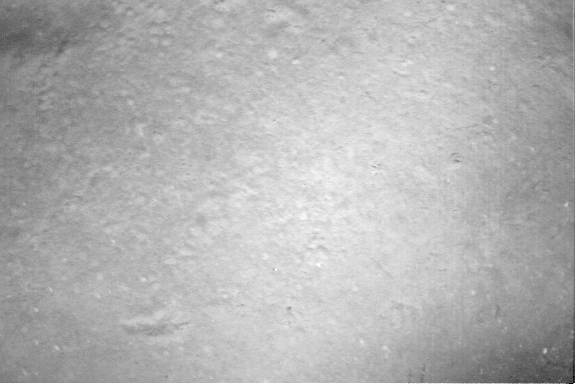
#> input picture HW3/29images/ESC.970622_023824.0546.tif, 576 x 384 px; its folder holds only this picture in this run
$ jupyter execute --allow-errors hw3_part3_euliano.ipynb   (shell and % lines are left out)
#> lines starting #> are read from the running program, lines starting #| are printed output that depends on the picture
## Part 3
Now go to the set of 29 images and repeat everything you did in Part 2 above for this larger dataset.

[cell 1]
import matplotlib
import matplotlib.pyplot as plt
import cv2
import numpy as np
import math
import glob
import os
import itertools
import gtsam
import gtsam.utils.plot

[cell 2]
# Part 1 Functions
def normalize_images(imgs):
    imgs_norm = []
    for img in imgs:
        img_norm = cv2.normalize(img, None, 0, 255, cv2.NORM_MINMAX)
        imgs_norm.append(img_norm)
    return imgs_norm

def grayscale_images(imgs):
    imgs_gray = []
    for img in imgs:
        gr = cv2.cvtColor(img, cv2.COLOR_BGR2GRAY)
        # Apply CLAHE to grayscale images
        clahe = cv2.createCLAHE(clipLimit=2.0, tileGridSize=(8,8))
        imgs_gray.append(clahe.apply(gr))
    return imgs_gray

def find_features(sift_object, imgs_gray):
    kp = []
    des = []
    imgs_sift = []
    for img in imgs_gray:
        k, d = sift_object.detectAndCompute(img,None)
        img_sift = cv2.drawKeypoints(img, k, img, color=[255,255,0], flags=cv2.DRAW_MATCHES_FLAGS_DRAW_RICH_KEYPOINTS)
        imgs_sift.append(img_sift)
        kp.append(np.array(k))
        des.append(np.array(d))
    return kp, des, imgs_sift

# [21 lines left out: function get_matches, not called in this run]

def get_all_matches(kp, des):
    matches = []
    if len(kp) == 6:
        last_img_match = 0
    elif len(kp) == 28:
        last_img_match = 13
    else:
        print("Length of keypoints not expected")

    for i in range(len(kp)):
        ii = i+1 if i < len(kp)-1 else last_img_match
        matches.append(get_matches(kp[i], des[i], kp[ii], des[ii]))
        print("Image: ", i, ", ", ii, " Matches: ", len(matches[i][0]))

    return matches

# [126 lines left out: functions get_match_pts, get_homography, adjust_image_frame, alpha_blending, stitch_images, stitch_all_images, not called in this run]

[cell 3]
# Part 2 Functions
# [13 lines left out: function noise_model, not called in this run]

affine_mask = []
# [100 lines left out: functions get_factor_pose, get_homography_pose, get_initial_estimate, plot_graph, get_optimized_homography, get_optimized_mosaic_dimensions and 1 more, not called in this run]

[cell 4]
# Save images in a list
imgs = []
dir_name = '29images/'
list_of_files = sorted( filter( os.path.isfile, glob.glob(dir_name + '*')))
for file_path in list_of_files: imgs.append(cv2.imread(file_path))

imgs_norm = normalize_images(imgs)
#> the loop in normalize_images, `for img in imgs:` made 1 pass
#> after the loop in normalize_images, `for img in imgs:`: imgs_norm = 1 item
#> imgs_norm = 1 item
imgs_gray = grayscale_images(imgs_norm)
#> the loop in grayscale_images, `for img in imgs:` made 1 pass
#> imgs_gray = 1 item
img_h, img_w = imgs_gray[0].shape
#> img_h = 384; img_w = 576

# Create SIFT Object and save keypoints, descriptors, and sift-labeled images
sift = cv2.SIFT_create(nfeatures=5000, nOctaveLayers=16, contrastThreshold=0.025, edgeThreshold=10, sigma=1.4)
kp, des, imgs_sift = find_features(sift, imgs_gray)
#> the loop in find_features, `for img in imgs_gray:` made 1 pass
#> pass 1, in find_features, `img_sift = cv2.drawKeypoints(img, k, img, color=[255,255,0], flags=cv2..`:
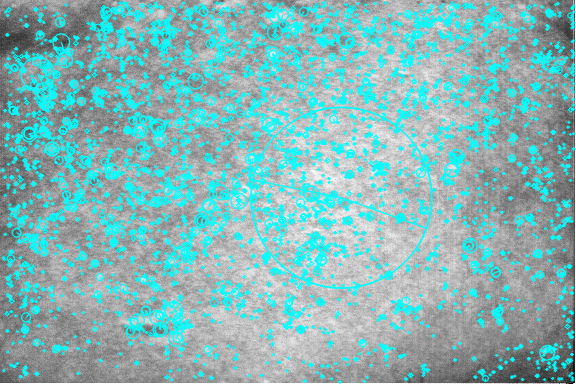
#> img_sift: shape (384, 576, 3); mean of channels 0, 1, 2 182.1, 182.1, 132.5; drawn as B, G, R
#> after the loop in find_features, `for img in imgs_gray:`: des = 1 item
#> kp = 1 item; des = 1 item; imgs_sift = 1 item
#> the loop in get_all_matches, `for i in range(len(kp)):` made 1 pass
#> after the loop in get_all_matches, `for i in range(len(kp)):`: matches = []

#> (the rest of this cell did not finish here and is left out)


$ run again, on HW3/29images/ESC.970622_023916.0550.tif
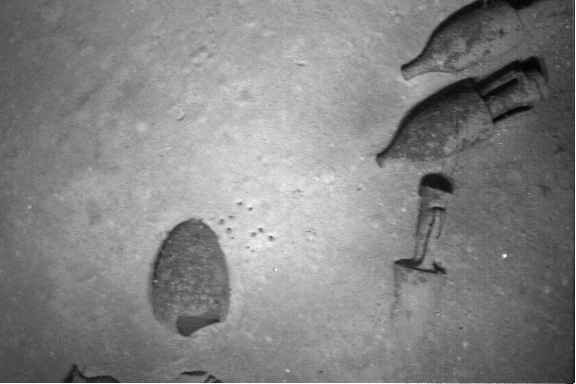
#> input picture HW3/29images/ESC.970622_023916.0550.tif, 576 x 384 px
#> the loop in normalize_images, `for img in imgs:` made 1 pass
#> after the loop in normalize_images, `for img in imgs:`: imgs_norm = 1 item
#> the loop in grayscale_images, `for img in imgs:` made 1 pass
#> the loop in find_features, `for img in imgs_gray:` made 1 pass
#> pass 1, in find_features, `img_sift = cv2.drawKeypoints(img, k, img, color=[255,255,0], flags=cv2..`:
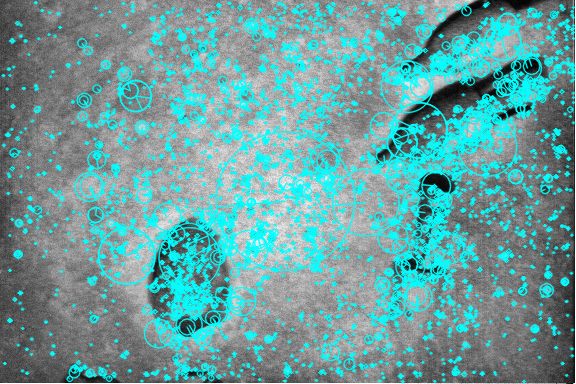
#> img_sift: shape (384, 576, 3); mean of channels 0, 1, 2 158.3, 158.3, 106.4; drawn as B, G, R
#> the loop in get_all_matches, `for i in range(len(kp)):` made 1 pass
#> after the loop in get_all_matches, `for i in range(len(kp)):`: matches = []

$ run again, on HW3/29images/ESC.970622_023938.0551.tif
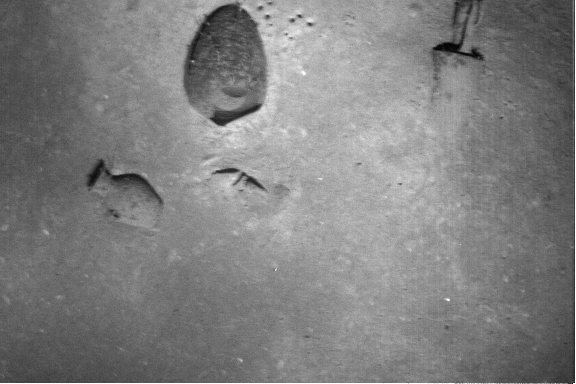
#> input picture HW3/29images/ESC.970622_023938.0551.tif, 576 x 384 px
#> the loop in normalize_images, `for img in imgs:` made 1 pass
#> after the loop in normalize_images, `for img in imgs:`: imgs_norm = 1 item
#> the loop in grayscale_images, `for img in imgs:` made 1 pass
#> the loop in find_features, `for img in imgs_gray:` made 1 pass
#> pass 1, in find_features, `img_sift = cv2.drawKeypoints(img, k, img, color=[255,255,0], flags=cv2..`:
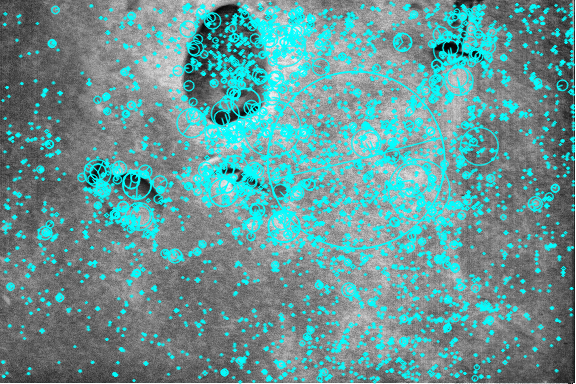
#> img_sift: shape (384, 576, 3); mean of channels 0, 1, 2 150.2, 150.2, 102.6; drawn as B, G, R
#> the loop in get_all_matches, `for i in range(len(kp)):` made 1 pass
#> after the loop in get_all_matches, `for i in range(len(kp)):`: matches = []

$ run again, on HW3/29images/ESC.970622_023951.0552.tif
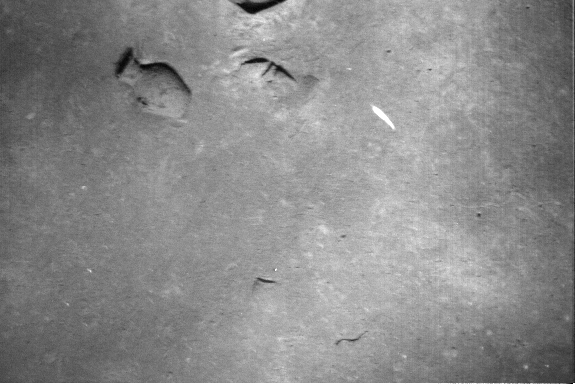
#> input picture HW3/29images/ESC.970622_023951.0552.tif, 576 x 384 px
#> the loop in normalize_images, `for img in imgs:` made 1 pass
#> after the loop in normalize_images, `for img in imgs:`: imgs_norm = 1 item
#> the loop in grayscale_images, `for img in imgs:` made 1 pass
#> the loop in find_features, `for img in imgs_gray:` made 1 pass
#> pass 1, in find_features, `img_sift = cv2.drawKeypoints(img, k, img, color=[255,255,0], flags=cv2..`:
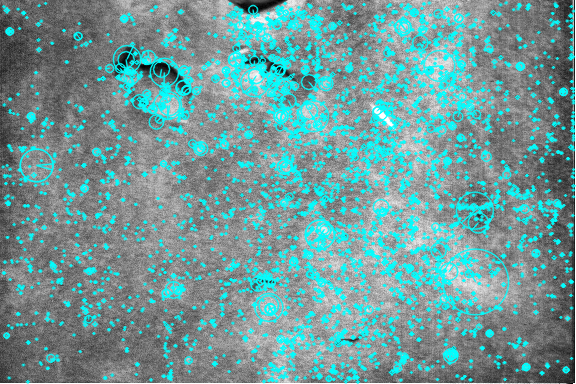
#> img_sift: shape (384, 576, 3); mean of channels 0, 1, 2 153.7, 153.7, 111.7; drawn as B, G, R
#> the loop in get_all_matches, `for i in range(len(kp)):` made 1 pass
#> after the loop in get_all_matches, `for i in range(len(kp)):`: matches = []
